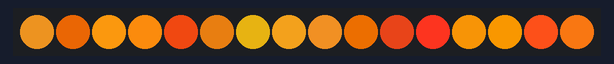
Simulated run of this program. Board: CircuitPython board. Shown: 16 RGB LEDs in strip order, left to right. Random numbers come from a fixed seed.

Above: at 0.01 s.
At 5.08 s:
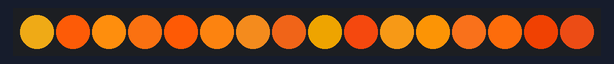
At 9.98 s:
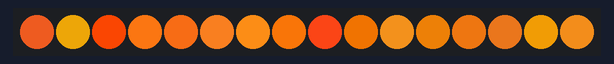
At 19.96 s:
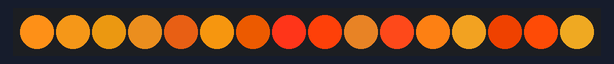
At 29.93 s:
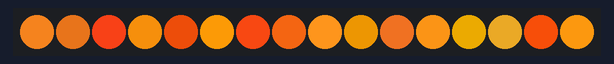
At 39.82 s:
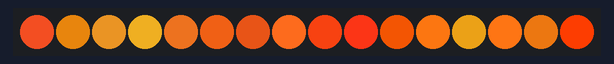

The program:

9.py
```python
import board, neopixel, time, random

pixels = neopixel.NeoPixel(board.D18, 16, auto_write=False)

while True:
    for i in range(16):
        r = random.randint(180,255)
        g = random.randint(50,150)
        b = random.randint(0,30)
        pixels[i] = (r,g,b)

    pixels.show()
    time.sleep(0.08)
```
